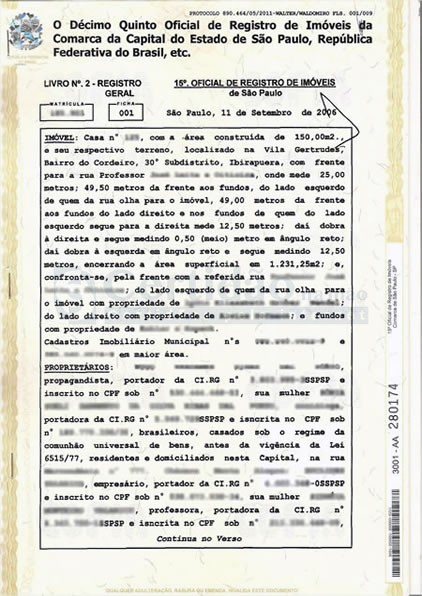
#> input picture ModelIAs/lerNumeroServidorWeb/images/certidao-matricula-imovel-atualizada.jpg, 422 x 596 px
$ python texto.py images/certidao-matricula-imovel-atualizada.jpg
#> lines starting #> are read from the running program, lines starting #| are printed output that depends on the picture
#!/usr/bin/python3
try:
	import sys
	from PIL import Image
	from pytesseract import image_to_string
except ImportError:
   textRead = True

filename = sys.argv[1]

img = Image.open(filename).convert('LA')
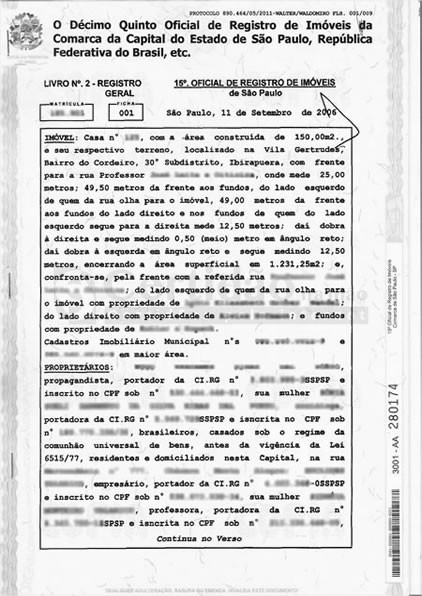
#> img: PIL image 422x596 LA; mean R, G, B, A 219.7, 219.7, 219.7, 255

#> (the run stopped early here; a loop or call above may not have finished)
